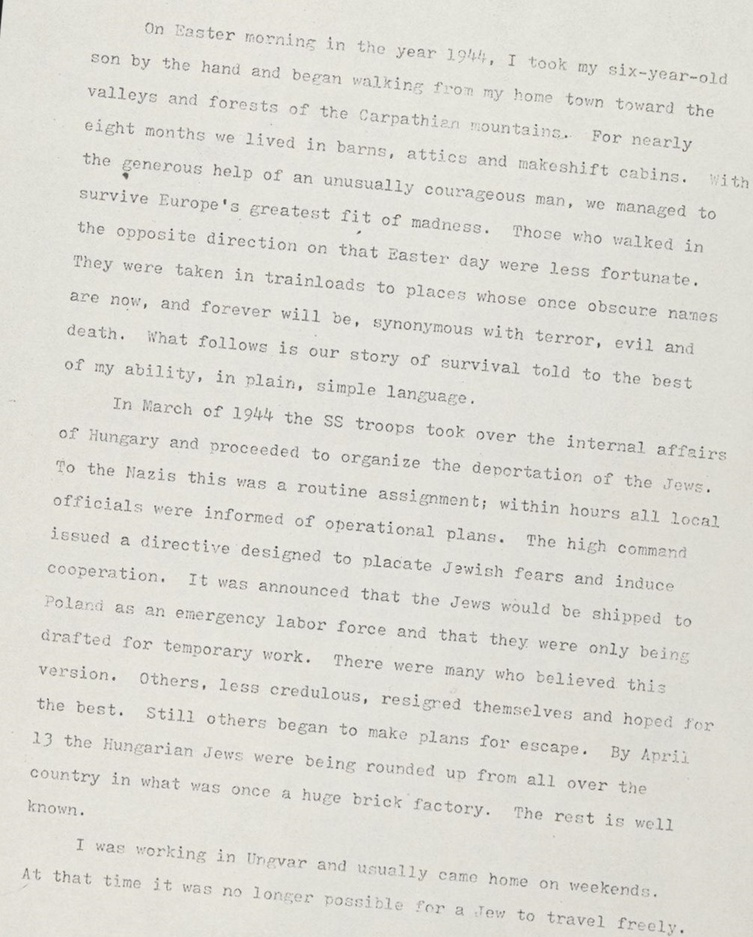
#> input picture Data01/Image_03(Rotated).JPG, 753 x 937 px, shrunk from 1006 x 1251 before the run, found by its file name
$ python select_image_text.py
#> lines starting #> are read from the running program, lines starting #| are printed output that depends on the picture; after the words box and inside, x2 and y2 are one past the last pixel; in counts of white or black regions, pixels touching at a corner belong together
import pytesseract
import cv2
import matplotlib.pyplot as plt

image_with_cv2 = cv2.imread("C:/Users/COMTECH COMPUTER/PycharmProjects/Optical_Character_Recognization01/Data01/Image_03(Rotated).JPG")
#> image_with_cv2 is the input picture: shape (937, 753, 3); mean B, G, R 212.5, 219.3, 220.6
# Assigning to another variable (if needed for later use)

Copy_image = image_with_cv2
# print(image_with_cv2)


def display(image):
    dpi = 100

    # If the input is a file path (string), load the image using plt.imread
    if isinstance(image, str):
        im_data = plt.imread(image)
    else:
        im_data = image

    # Get the dimensions of the image
    height, width = im_data.shape[:2]

    # Calculate figure size in inches
    figsize = width / float(dpi), height / float(dpi)

    # Create the figure and axis
    fig = plt.figure(figsize=figsize)
    ax = fig.add_axes([0, 0, 1, 1])  # Full image without padding
    ax.axis('off')  # Hide the axes
    final_image = ax.imshow(im_data, cmap='gray')  # Display the image
    # final_image.imshow(im_data, cmap = 'gray' )
    plt.show()
    return final_image


def pre_processed_text(imgage):
    # 1. convert image to gray image
    gray_image_pyte = cv2.cvtColor(imgage, cv2.COLOR_BGR2GRAY)

    # 2. Blur image
    blur_image = cv2.GaussianBlur(gray_image_pyte, (7, 7), 0)

    # 3. Threshold image(Converting into black and white)
    threshold_image = cv2.threshold(blur_image, 0, 255, cv2.THRESH_BINARY_INV + cv2.THRESH_OTSU)[1]

    # 4. Kernal the image(dividing image into rows)
    kernal_image = cv2.getStructuringElement(cv2.MORPH_RECT, (3, 13))

    # 5. Dialting the image
    dialate_image = cv2.dilate(threshold_image, kernal_image, iterations=1)

    # 6. Making contours of that dialated image(boxes on the entire image)
    contour_image = cv2.findContours(dialate_image, cv2.RETR_EXTERNAL, cv2.CHAIN_APPROX_SIMPLE)

    contour_image = contour_image[0] if len(contour_image) == 2 else contour_image[1]
    contour_image = sorted(contour_image, key=lambda x: cv2.boundingRect(x)[0])

    return contour_image

def getSkewAngle(copy_image) -> float:

    newImage = copy_image.copy()

    gray = cv2.cvtColor(newImage, cv2.COLOR_BGR2GRAY)
    blur = cv2.GaussianBlur(gray, (9, 9), 0)
    thresh = cv2.threshold(blur, 0, 255, cv2.THRESH_BINARY_INV + cv2.THRESH_OTSU)[1]

    kernel = cv2.getStructuringElement(cv2.MORPH_RECT, (30, 5))
    dilate = cv2.dilate(thresh, kernel, iterations=2)

    contours, hierarchy = cv2.findContours(dilate, cv2.RETR_LIST, cv2.CHAIN_APPROX_SIMPLE)
    contours = sorted(contours, key = cv2.contourArea, reverse = True)


    for c in contours:
        rect = cv2.boundingRect(c)
        x,y,w,h = rect
        cv2.rectangle(newImage,(x,y),(x+w,y+h),(0,255,0),2)

    largestContour = contours[0]
    print (len(contours))
    minAreaRect = cv2.minAreaRect(largestContour)
    cv2.imwrite("OpenCV/boxes.jpg", newImage)
    angle = minAreaRect[-1]
    if angle < -45:
        angle = 90 + angle
    return -1.0 * angle

# Rotate the image around its center
def rotateImage(cvImage, angle: float):
    newImage = cvImage.copy()
    (h, w) = newImage.shape[:2]
    center = (w // 2, h // 2)
    M = cv2.getRotationMatrix2D(center, angle, 1.0)
    newImage = cv2.warpAffine(newImage, M, (w, h), flags=cv2.INTER_CUBIC, borderMode=cv2.BORDER_REPLICATE)
    return newImage

# Deskew image
def deskew(cvImage):
    angle = getSkewAngle(cvImage)
#> in getSkewAngle, `thresh = cv2.threshold(blur, 0, 255, cv2.THRESH_BINARY_INV + cv2.THRES..`:
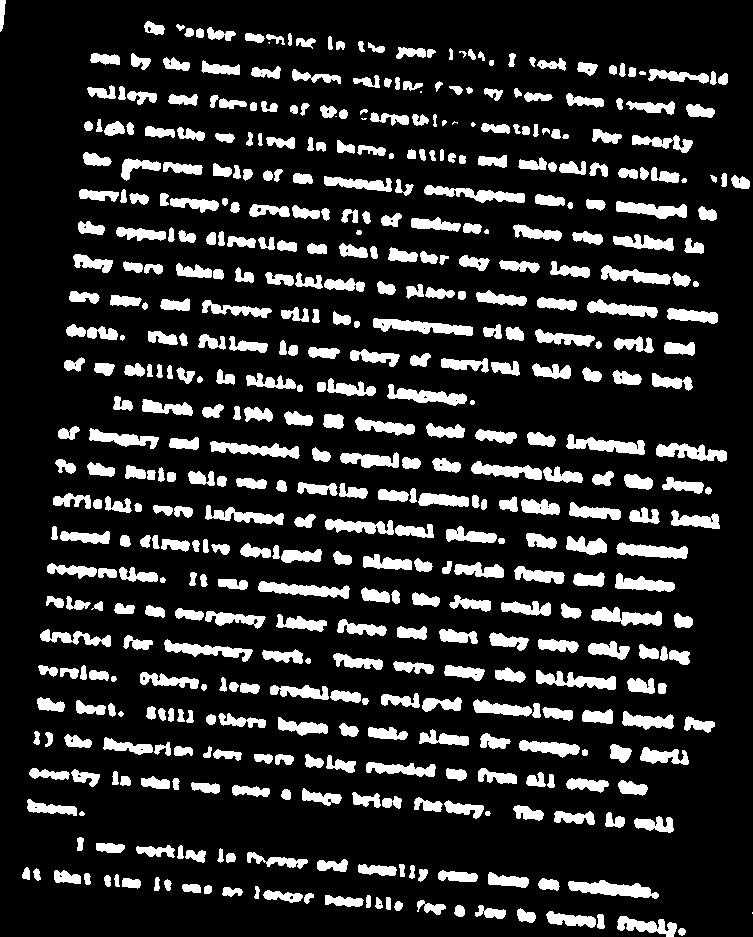
#> thresh: shape (937, 753); 16.2% white; 498 white regions (7 under 20 px), largest, box (x1, y1, x2, y2) and area: (373, 318, 473, 336) 956, (568, 880, 659, 899) 953, (258, 581, 350, 599) 870
#> in getSkewAngle, `dilate = cv2.dilate(thresh, kernel, iterations=2)`:
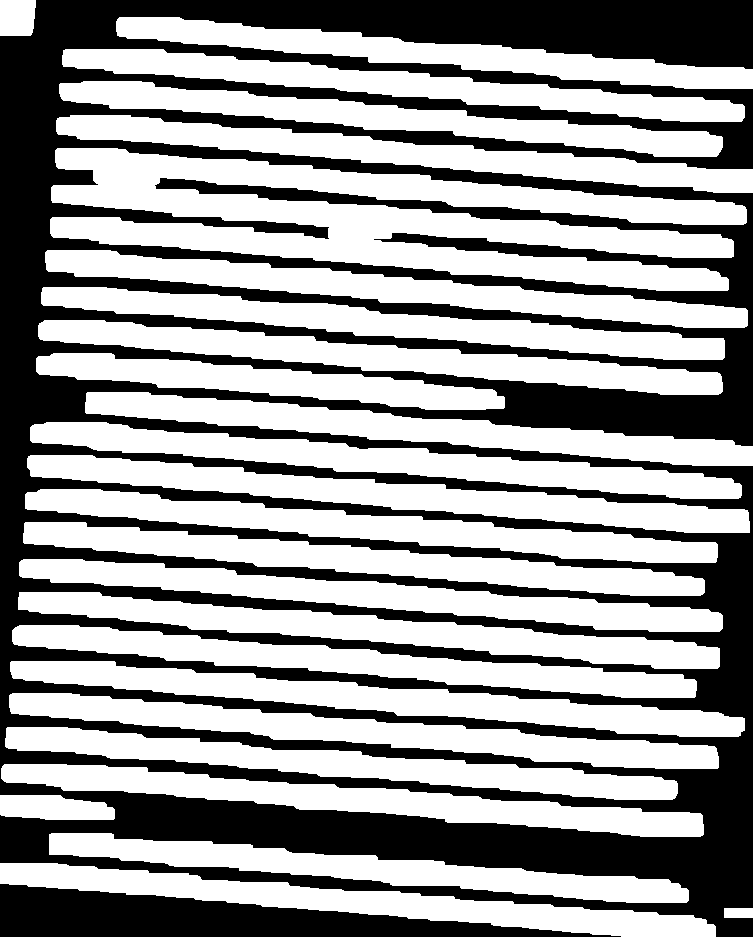
#> dilate: shape (937, 753); 59.1% white; 2 black regions
#> in getSkewAngle, `contours, hierarchy = cv2.findContours(dilate, cv2.RETR_LIST, cv2.CHAI..`: contours = 26 contours; largest, box (x1, y1, x2, y2) and area: (50, 148, 747, 291) 48343, (27, 455, 750, 533) 17296, (10, 661, 745, 737) 17256, (9, 693, 719, 769) 16880, (30, 422, 742, 499) 16805
#> the loop in getSkewAngle, `for c in contours:` made 26 passes
#> (x, y, w, h) on passes 1 to 12: (50, 148, 697, 143), (27, 455, 723, 78), (10, 661, 735, 76), (9, 693, 710, 76), (30, 422, 712, 77), (18, 592, 702, 77), (25, 489, 693, 74), (45, 250, 703, 78), (1, 764, 703, 73), (19, 559, 704, 73), (23, 522, 682, 74), (38, 320, 685, 75)
#> (c, x, y, w, h) on pass 26: ([[724, 908], [724, 917], [752, 917], [752, 908]], 724, 908, 29, 10)
#> after the loop in getSkewAngle, `for c in contours:`:
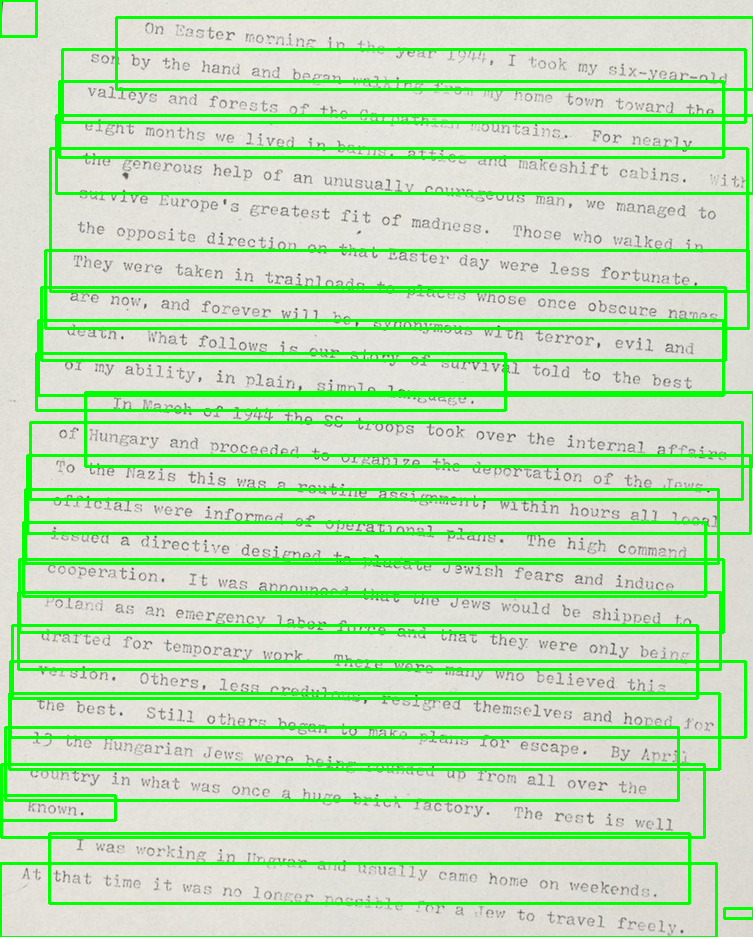
#> newImage: shape (937, 753, 3); 14.56% of pixels changed, all inside (x1, y1, x2, y2) = (0, 0, 753, 937)
#> in getSkewAngle, `largestContour = contours[0]`: largestContour = contour of 554 points, box (x1, y1, x2, y2) (50, 148, 747, 291), area 48343
#| 26
#> in getSkewAngle, `minAreaRect = cv2.minAreaRect(largestContour)`: minAreaRect = ((397.1, 220.7), (96.82, 695.4), -84.99)
#> in getSkewAngle, `angle = minAreaRect[-1]`: angle = -84.99
#> in getSkewAngle, `angle = 90 + angle`: angle = 5.01
    return rotateImage(cvImage, -1.0 * angle)


image_angle = deskew(image_with_cv2)
#> in deskew, `angle = getSkewAngle(cvImage)`: angle = -5.01
#> in rotateImage, `M = cv2.getRotationMatrix2D(center, angle, 1.0)`: M = [[0.996, 0.0874, -39.46], [-0.0874, 0.996, 34.65]]
#> in rotateImage, `newImage = cv2.warpAffine(newImage, M, (w, h), flags=cv2.INTER_CUBIC, ..`:
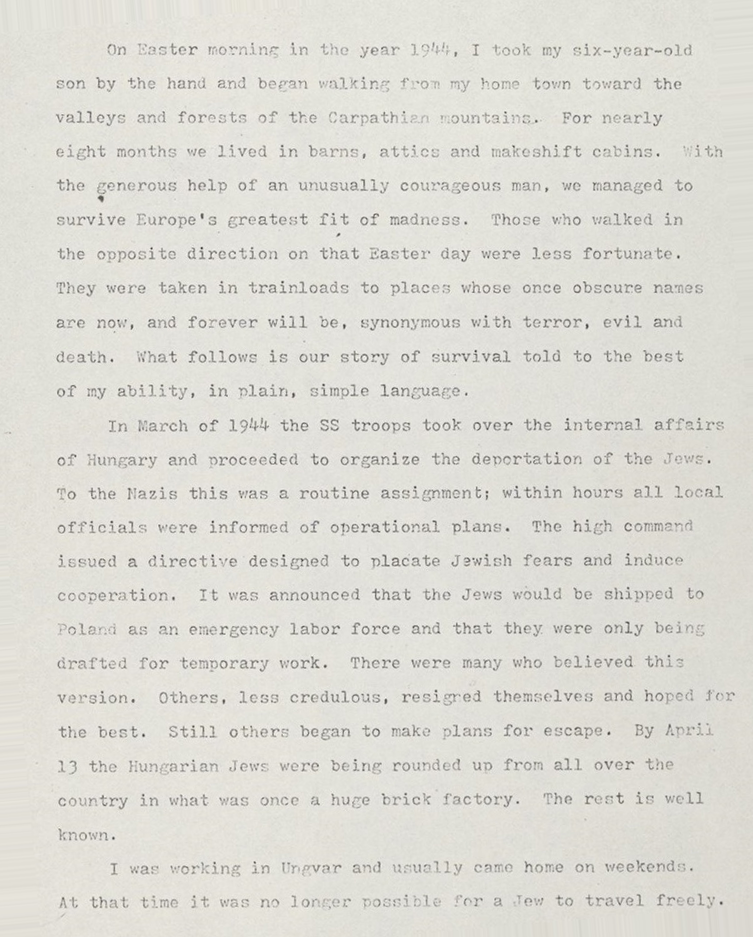
#> newImage: shape (937, 753, 3); mean B, G, R 212.5, 219.4, 220.7
image_output = display(image_angle)
image_text = pre_processed_text(image_with_cv2)
#> in pre_processed_text, `threshold_image = cv2.threshold(blur_image, 0, 255, cv2.THRESH_BINARY_..`:
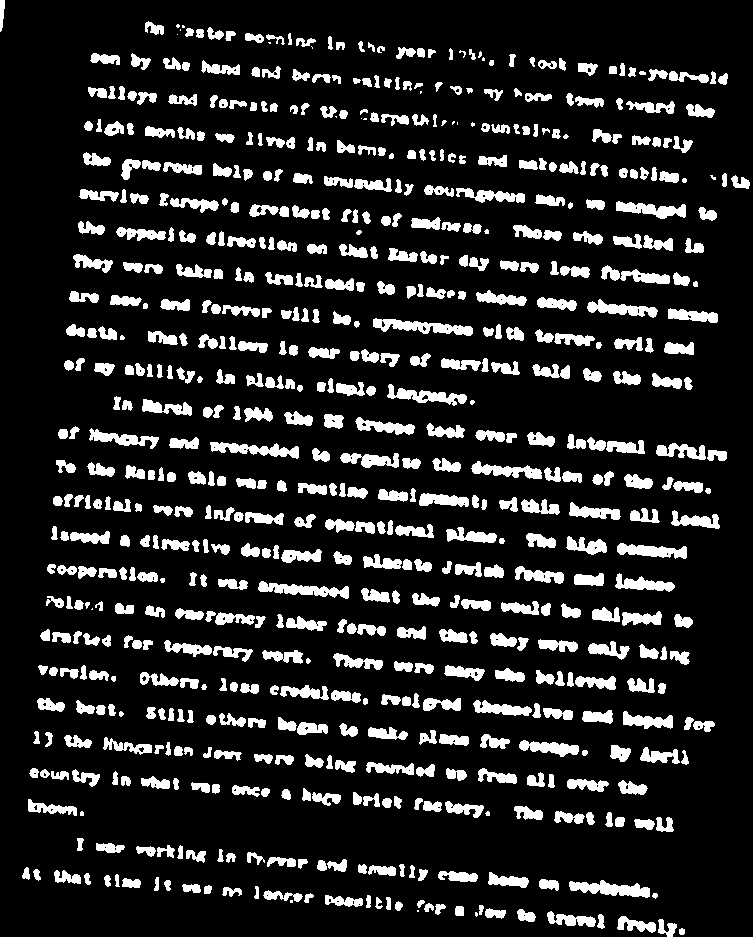
#> threshold_image: shape (937, 753); 14.3% white; 671 white regions (25 under 20 px), largest, box (x1, y1, x2, y2) and area: (373, 318, 473, 336) 869, (569, 880, 650, 898) 812, (258, 581, 349, 599) 779
#> in pre_processed_text, `kernal_image = cv2.getStructuringElement(cv2.MORPH_RECT, (3, 13))`: kernal_image = 13 rows, first 8: [1, 1, 1], [1, 1, 1], [1, 1, 1], [1, 1, 1], [1, 1, 1], [1, 1, 1], [1, 1, 1], [1, 1, 1]
#> in pre_processed_text, `dialate_image = cv2.dilate(threshold_image, kernal_image, iterations=1)`:
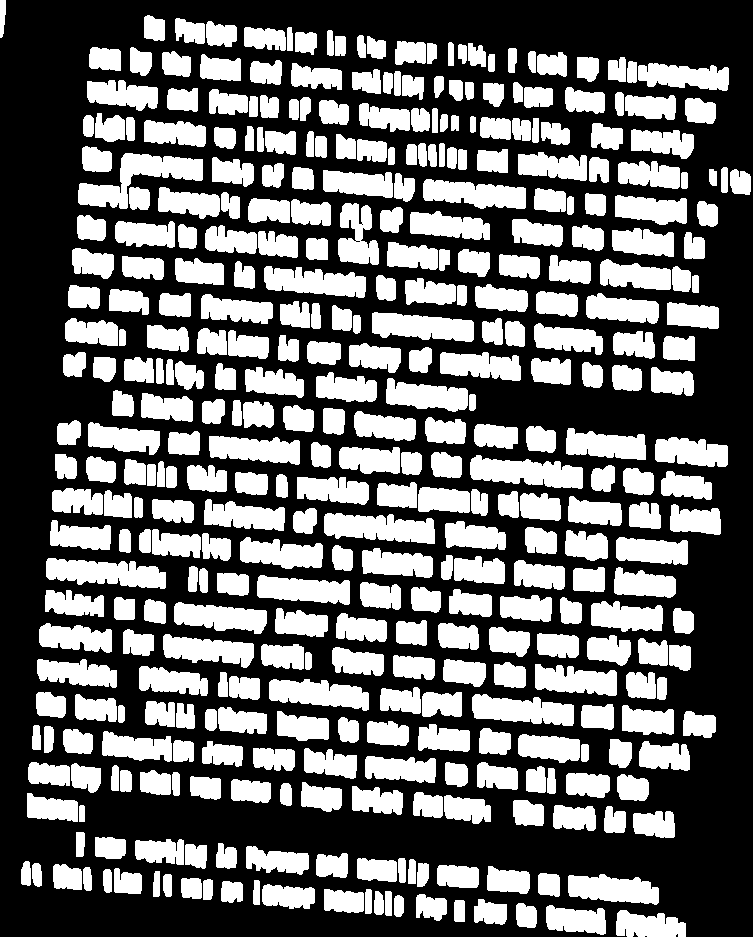
#> dialate_image: shape (937, 753); 40.4% white; 385 white regions
#> in pre_processed_text, `contour_image = cv2.findContours(dialate_image, cv2.RETR_EXTERNAL, cv2..`: contour_image = 385 contours; largest, box (x1, y1, x2, y2) and area: (78, 153, 203, 209) 2671, (470, 455, 583, 489) 2371, (46, 558, 166, 589) 2354, (324, 513, 435, 544) 2325, (472, 694, 574, 726) 2112
#> image_text has the same summary as contour_image in pre_processed_text
print(image_text)
#> (printed output is left out)


# #-> to get the row result separately, initializing counter
# roi_counter = 0
#
# result = []
# #-> For creating rectangle box on original image(to select the colomns)
# for count in image_text:
#     x, y, w, h = cv2.boundingRect(count)
#
#     #-> condition to get rio from overlaping of selected area(contours)
#     if h > 200 and w > 20 :
#
#         #-> to capture individual bounding boxes
#         roi = image_with_cv2[y:y+h , x:x+w]  #-> return last column
#         cv2.rectangle(image_with_cv2, (x, y), (x + w, y + h), (36, 255, 12), 2)
#
#         # storing individual column
#         roi_filename = ("C:/Users/COMTECH COMPUTER/PycharmProjects/Optical_Character_Recognization01/Pytesseract/roi_image_{}.JPG").format(roi_counter)
#         cv2.imwrite(roi_filename, roi)
#         roi_counter += 1
#
#         #-> To read the text of that individual colomns
#         text_of_roi_01 = pytesseract.image_to_string("C:/Users/COMTECH COMPUTER/PycharmProjects/Optical_Character_Recognization01/Pytesseract/roi_image_0.JPG")
#         # print(text_of_roi_01)
#
#         #-> Processing steps for better output
#         text_of_roi_01 = text_of_roi_01.split("\n")
#         for item in text_of_roi_01:
#             result.append(item)
# cv2.imwrite("C:/Users/COMTECH COMPUTER/PycharmProjects/Optical_Character_Recognization01/Pytesseract/contour_image.JPG",image_with_cv2)
# print(result)
#
# #-> For further process the text to get desired text
# all_entities = []
#
# for item in result:
#
#     if len(item) >= 4 and isinstance(item, str):
#
#         item.replace('\n',"")
#         all_entities.append(item)
#
#         print(item)
#
# print(all_entities)
